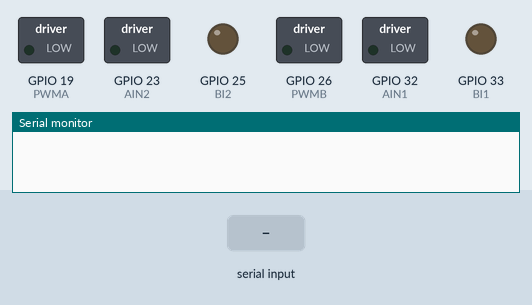
Simulated run of this sketch. Board: ESP32. Parts: switched loads named in the sketch (green lamp = pin HIGH), output pins drawn as LEDs (lit = HIGH), the last lines printed to the serial monitor. Inputs (shaded band) come from the test bench. Nothing arrives over Bluetooth unless stated.

Above: at 1.2 s.
1.3 s: "F" received over the second serial link
At 2.2 s:
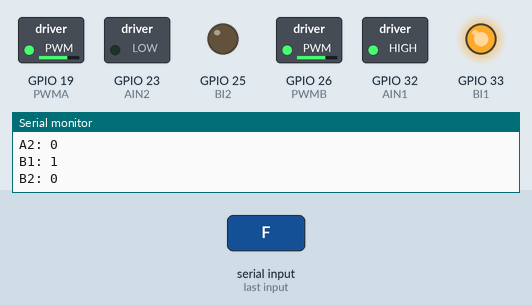
2.8 s: "R" received over the second serial link
At 3.7 s:
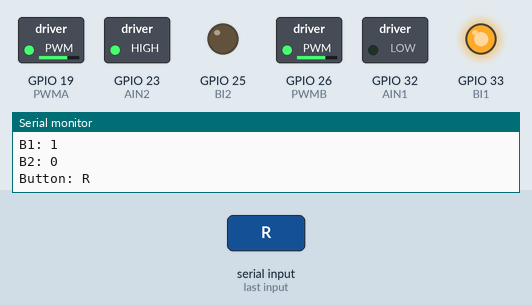
4.3 s: "L" received over the second serial link
At 5.1 s:
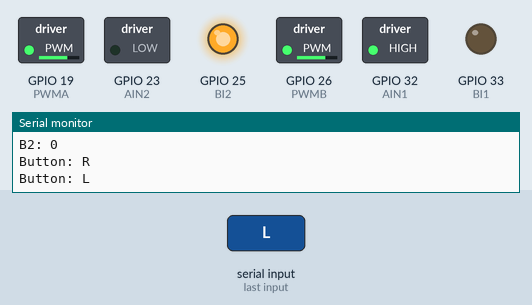
5.8 s: "B" received over the second serial link
At 6.5 s:
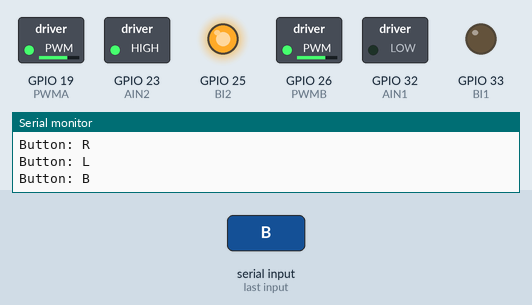
7.3 s: "G" received over the second serial link
At 7.9 s:
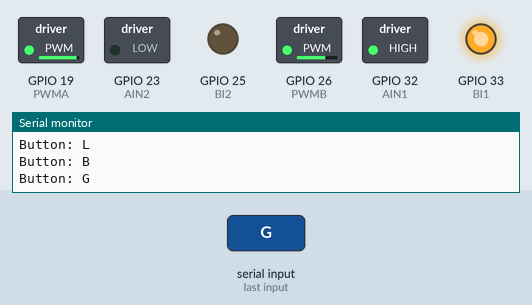
8.8 s: "I" received over the second serial link
At 9.8 s:
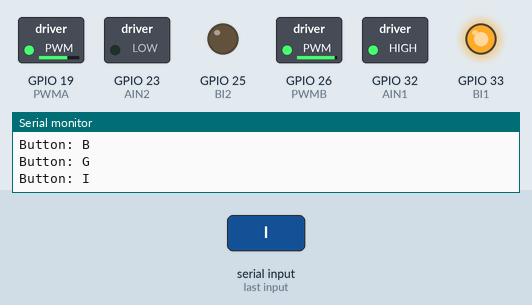
Timing chart, 0 to 11.3 s (numbered marks = the images above; inputs shaded):
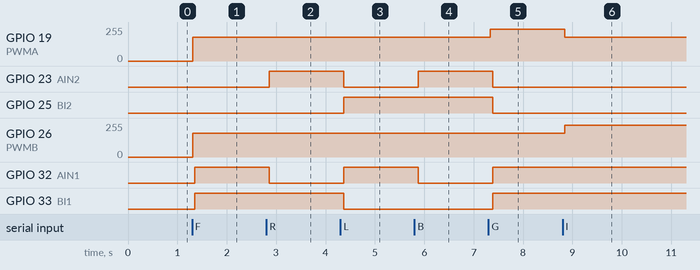

Measured:
- after the input at 1.3 s, GPIO 19 (PWMA), GPIO 26 (PWMB): 0/255 → 179/255 at once; GPIO 32 (AIN1), GPIO 33 (BI1): LOW → HIGH after 0.06 s
- after the input at 2.8 s, GPIO 23 (AIN2): LOW → HIGH after 0.06 s; GPIO 32 (AIN1): HIGH → LOW after 0.06 s
- after the input at 4.3 s, GPIO 23 (AIN2), GPIO 33 (BI1): HIGH → LOW after 0.07 s; GPIO 25 (BI2), GPIO 32 (AIN1): LOW → HIGH after 0.07 s
- after the input at 5.8 s, GPIO 23 (AIN2): LOW → HIGH after 0.08 s; GPIO 32 (AIN1): HIGH → LOW after 0.08 s
- after the input at 7.3 s, GPIO 19 (PWMA): 179/255 → 239/255 at once; GPIO 23 (AIN2), GPIO 25 (BI2): HIGH → LOW after 0.09 s; GPIO 32 (AIN1), GPIO 33 (BI1): LOW → HIGH after 0.09 s
- after the input at 8.8 s, GPIO 19 (PWMA): 239/255 → 179/255 at once; GPIO 26 (PWMB): 179/255 → 239/255 at once

The sketch:

ControllerCupkica.ino
```cpp
// Motors
#include <dummy.h>

#define PWMA 19
#define AIN1 32
#define AIN2 23

#define PWMB 26
#define BI1 33
#define BI2 25

int brzina = 180; // Speed setting
int delayTime = 50;

const int kanal1 = 0;
const int kanal2 = 1;

// LM393 sensor pins
#define SENSOR_LEFT_PIN 34
#define SENSOR_RIGHT_PIN 35

bool a1 = false, a2 = false, b1 = false, b2 = false, mode = true;


// this header is needed for Bluetooth Serial -> works ONLY on ESP32
#include "BluetoothSerial.h"

// init Class:
BluetoothSerial ESP_BT;

// Parameters for Bluetooth interface
int incoming;

void setup() {
  Serial.begin(115200);
  ESP_BT.begin("ESP32_Control"); //Name of your Bluetooth interface -> will show up on your phone

  pinMode(PWMA, OUTPUT);
  pinMode(AIN1, OUTPUT);
  pinMode(AIN2, OUTPUT);

  pinMode(PWMB, OUTPUT);
  pinMode(BI1, OUTPUT);
  pinMode(BI2, OUTPUT);

  // LM393 sensor pins setup
  pinMode(SENSOR_LEFT_PIN, INPUT);
  pinMode(SENSOR_RIGHT_PIN, INPUT);

  ledcSetup(kanal1, 1000, 8);
  ledcSetup(kanal2, 1000, 8);

  ledcAttachPin(PWMA, kanal1);
  ledcAttachPin(PWMB, kanal2);
}

void RC(char button)
{

  switch (button) {
    case 'F':
      Serial.print("Button: "); Serial.println(button);
      //digitalWrite(led_pin_1, value);
      //Serial.println("btn 1");
      a1 = true;
      a2 = false;
      b1 = true;
      b2 = false;

      ledcWrite(kanal1, brzina);
      ledcWrite(kanal2, brzina);
      Serial.print("A1: "); Serial.println(a1);
      Serial.print("A2: "); Serial.println(a2);
      Serial.print("B1: "); Serial.println(b1);
      Serial.print("B2: "); Serial.println(b2);
      break;
    case 'R':
      Serial.print("Button: "); Serial.println(button);
      //digitalWrite(led_pin_2, value);
      //Serial.println("btn 2");

      a1 = false;
      a2 = true;
      b1 = true;
      b2 = false;

      ledcWrite(kanal1, brzina);
      ledcWrite(kanal2, brzina);
      break;
    case 'L':
      Serial.print("Button: "); Serial.println(button);
      //digitalWrite(led_pin_3, value);
      //Serial.println("btn 3");

      a1 = true;
      a2 = false;
      b1 = false;
      b2 = true;

      ledcWrite(kanal1, brzina);
      ledcWrite(kanal2, brzina);
      break;
    case 'B':
      Serial.print("Button: "); Serial.println(button);
      //digitalWrite(led_pin_3, value);
      //Serial.println("btn 3");

      a1 = false;
      a2 = true;
      b1 = false;
      b2 = true;

      ledcWrite(kanal1, brzina);
      ledcWrite(kanal2, brzina);
      break;
    case 'S':
      Serial.print("Button: "); Serial.println(button);
      //digitalWrite(led_pin_3, value);
      //Serial.println("btn 3");

      a1 = false;
      a2 = false;
      b1 = false;
      b2 = false;

      ledcWrite(kanal1, brzina);
      ledcWrite(kanal2, brzina);
      break;
    case 'G':
      Serial.print("Button: "); Serial.println(button);
      //digitalWrite(led_pin_3, value);
      //Serial.println("btn 3");

      a1 = true;
      a2 = false;
      b1 = true;
      b2 = false;

      ledcWrite(kanal1, brzina + brzina / 3);
      ledcWrite(kanal2, brzina);
      break;
    case 'I':
      Serial.print("Button: "); Serial.println(button);
      //digitalWrite(led_pin_3, value);
      //Serial.println("btn 3");

      a1 = true;
      a2 = false;
      b1 = true;
      b2 = false;

      ledcWrite(kanal1, brzina);
      ledcWrite(kanal2, brzina + brzina / 3);
      break;
    case 'H':
      Serial.print("Button: "); Serial.println(button);
      //digitalWrite(led_pin_3, value);
      //Serial.println("btn 3");

      a1 = false;
      a2 = true;
      b1 = false;
      b2 = true;

      ledcWrite(kanal1, brzina + brzina / 3);
      ledcWrite(kanal2, brzina);
      break;
    case 'J':
      Serial.print("Button: "); Serial.println(button);
      //digitalWrite(led_pin_3, value);
      //Serial.println("btn 3");

      a1 = false;
      a2 = true;
      b1 = false;
      b2 = true;

      ledcWrite(kanal1, brzina);
      ledcWrite(kanal2, brzina + brzina / 3);
      break;
  }
}

void Lajna()
{

  int sensorLeftValue = digitalRead(SENSOR_LEFT_PIN);
  int sensorRightValue = digitalRead(SENSOR_RIGHT_PIN);
  Serial.print("Button: "); Serial.println(sensorLeftValue);
  Serial.print("Button: "); Serial.println(sensorRightValue);


  if (sensorLeftValue == LOW && sensorRightValue == LOW) {
    // Both sensors on black line, move forward
    a1 = true;
    a2 = false;
    b1 = true;
    b2 = false;
    //ledcWrite(kanal1, brzina);
    //ledcWrite(kanal2, brzina);
  } else if (sensorLeftValue == HIGH && sensorRightValue == LOW) {
    // Left sensor off line, turn slightly right
    a1 = false;
    a2 = true;
    b1 = true;
    b2 = false;
    //ledcWrite(kanal1, brzina + 10);
    //ledcWrite(kanal2, brzina);
  } else if (sensorLeftValue == LOW && sensorRightValue == HIGH) {
    // Right sensor off line, turn slightly left
    a1 = true;
    a2 = false;
    b1 = false;
    b2 = true;
    //ledcWrite(kanal1, brzina);
    //ledcWrite(kanal2, brzina  + 10);
  } else {
    // Both sensors off line, stop or take corrective action
    // For simplicity, let's stop the motors
    a1 = false;
    a2 = false;
    b1 = false;
    b2 = false;
    //ledcWrite(kanal1, brzina);
    //ledcWrite(kanal2, brzina);
  }

  // Set motor speed
  ledcWrite(kanal1, brzina);
  ledcWrite(kanal2, brzina);
}

void loop() {
  /*
  Serial.print("A1:                   "); Serial.println(a1);
  Serial.print("A2:                      "); Serial.println(a2);
  Serial.print("B1:                         "); Serial.println(b1);
  Serial.print("B2:                           "); Serial.println(b2);
  */

  //Serial.print("Button: "); Serial.println(ESP_BT.read());


  if(a1)
    digitalWrite(AIN1, HIGH);
  if(!a1)
    digitalWrite(AIN1, LOW);
  if(a2)
    digitalWrite(AIN2, HIGH);
  if(!a2)
    digitalWrite(AIN2, LOW);
  if(b1)
    digitalWrite(BI1, HIGH);
  if(!b1)
    digitalWrite(BI1, LOW);
  if(b2)
    digitalWrite(BI2, HIGH);
  if(!b2)
    digitalWrite(BI2, LOW);

  incoming = ESP_BT.read(); //Read what we receive
  char button = incoming;

  if(mode)
    {
      delayTime = 50;
      brzina = 180;
      RC(button);
    }
    else
    {
      delayTime = 100;
      brzina = 140;
      Lajna();
    }


  // -------------------- Receive Bluetooth signal ----------------------
  if (ESP_BT.available())
  {
    incoming = ESP_BT.read(); //Read what we receive

    // separate button ID from button value -> button ID is 10, 20, 30, etc, value is 1 or 0
    button = incoming;

    if(button == 'M')
    {
      mode = !mode;
      a1 = false;
      a2 = false;
      b1 = false;
      b2 = false;
    }


  }

  delay(delayTime);

}
```
